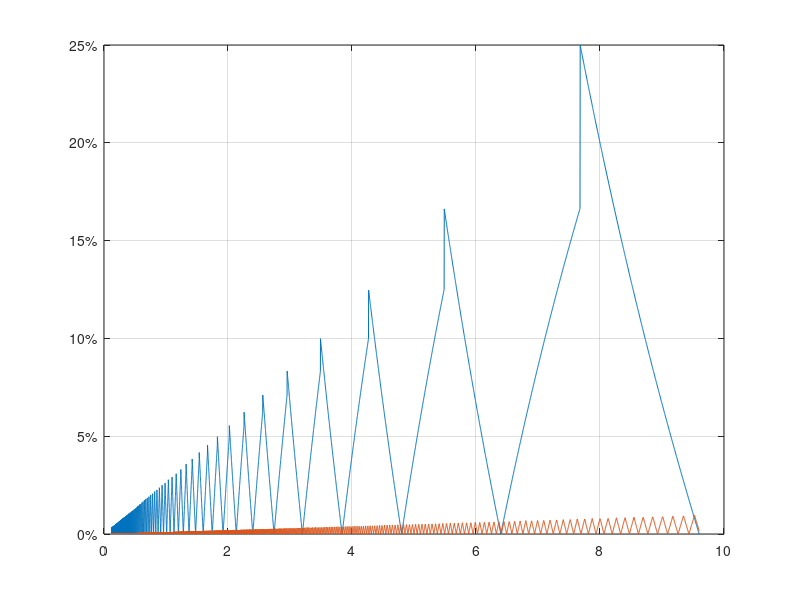

The MATLAB source for this figure:
% Plot the error in those frequencies that can be generated
% by both sources to determine wether it worths switch sources

n = 10000;

int_freq = 19200000;
pll_freq = 500000000;

int_min = int_freq / 4096;
pll_min = pll_freq / 4096;

int_max = int_freq / 2;
pll_max = pll_freq / 2;

x = logspace(log10(int_max), log10(pll_min), n);

int_freqs = int_freq ./ round(int_freq ./ x);
pll_freqs = pll_freq ./ round(pll_freq ./ x);

delta_int = (x-int_freqs)./x;
delta_pll = (x-pll_freqs)./x;

plot(x/1e6, abs(delta_int), '-', x/1e6, abs(delta_pll), '-');
grid;

%%
% Convert y-axis values to percentage values 
a=[cellstr(num2str(get(gca,'ytick')'*100))]; 
pct = char(ones(size(a,1),1)*'%'); 
new_yticks = [char(a),pct];
set(gca,'yticklabel',new_yticks) 
